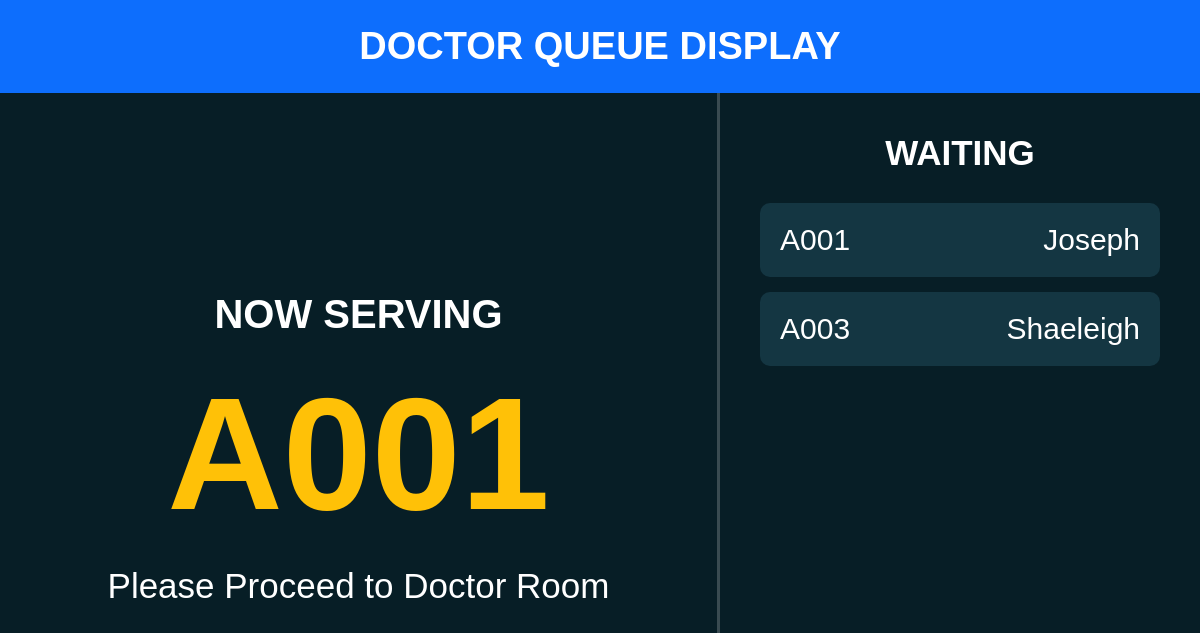
The page /core/tv/doctor/ on the database as committed earlier.
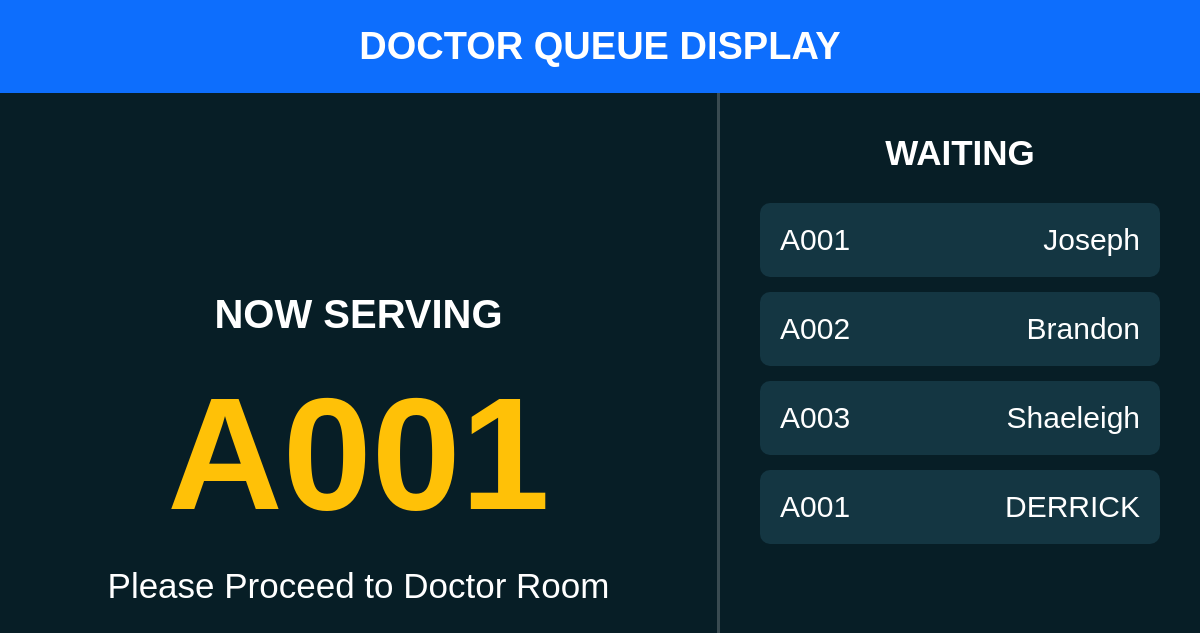
The same page on the database as committed later.
### core/models.py (models this page shows, shortened)
class Visit(models.Model):
    STATUS_CHOICES = (
        ("waiting", "Waiting"),
        ("serving", "Being Served"),
        ("completed", "Completed"),
    )
    DEPARTMENT_CHOICES = (
        ("triage", "Triage"),
        ("doctor", "Doctor"),
        ("laboratory", "Laboratory"),
        ("pharmacy", "Pharmacy"),
        ("completed", "Completed"),
    )
    patient = models.ForeignKey(
        Patient,
        on_delete=models.CASCADE,
        related_name="visits"
    )
    queue_number = models.CharField(
        max_length=10,
        editable=False,
        blank=True
    )
    current_department = models.CharField(
        max_length=20,
        choices=DEPARTMENT_CHOICES,
        default="triage"
    )
    status = models.CharField(
        max_length=20,
        choices=STATUS_CHOICES,
        default="waiting"
    )
    visit_date = models.DateTimeField(
        auto_now_add=True
    )
    created_by = models.ForeignKey(
        User,
        on_delete=models.SET_NULL,
        null=True
    )

class Patient(models.Model):
    GENDER_CHOICES = (
        ("Male", "Male"),
        ("Female", "Female"),
    )
    hospital_id = models.CharField(
        max_length=20,
        unique=True,
        blank=True,
        editable=False
    )
    first_name = models.CharField(max_length=100)
    last_name = models.CharField(max_length=100)
    date_of_birth = models.DateField()
    gender = models.CharField(max_length=10, choices=GENDER_CHOICES)
    phone_number = models.CharField(max_length=15)
    national_id = models.CharField(
        max_length=20,
        blank=True,
        null=True
    )
    created_at = models.DateTimeField(auto_now_add=True)
    updated_at = models.DateTimeField(auto_now=True)

### core/views.py (the view)
# urls.py: path("tv/doctor/", doctor_tv, name="doctor_tv"),
def doctor_tv(request):
    serving = Visit.objects.filter(
        current_department="doctor",
        status="serving"
    ).first()
    waiting = Visit.objects.filter(
        current_department="doctor",
        status="waiting"
    ).order_by("visit_date")
    return render(
        request,
        "doctor_tv.html",
        {
            "serving": serving,
            "waiting": waiting,
        },
    )

### core/templates/doctor_tv.html (shortened to what this page needs)
<!DOCTYPE html>
<html lang="en">
<head>
</head>
<body>
<div class="header">
DOCTOR QUEUE DISPLAY
</div>
<div class="container">
<div class="left">
<h2>NOW SERVING</h2>
{% if serving %}
<div class="queue">
{{ serving.queue_number }}
</div>
<div class="room">
Please Proceed to Doctor Room
</div>
{% else %}
<div class="empty">
No Patient Being Served
</div>
{% endif %}
</div>
<div class="right">
<h2>WAITING</h2>
{% if waiting %}
<ul class="waiting-list">
{% for visit in waiting %}
<li>
<span>{{ visit.queue_number }}</span>
<span>{{ visit.patient.first_name }}</span>
</li>
{% endfor %}
</ul>
{% else %}
<div class="empty">
No Waiting Patients
</div>
{% endif %}
</div>
</div>
</body>
</html>

Rows that differ between the two databases and show on the page:
now on this page (row edited): Visit: queue_number "A002", patient.first_name "Brandon"
added Visit: queue_number "A001", patient.first_name "DERRICK"
